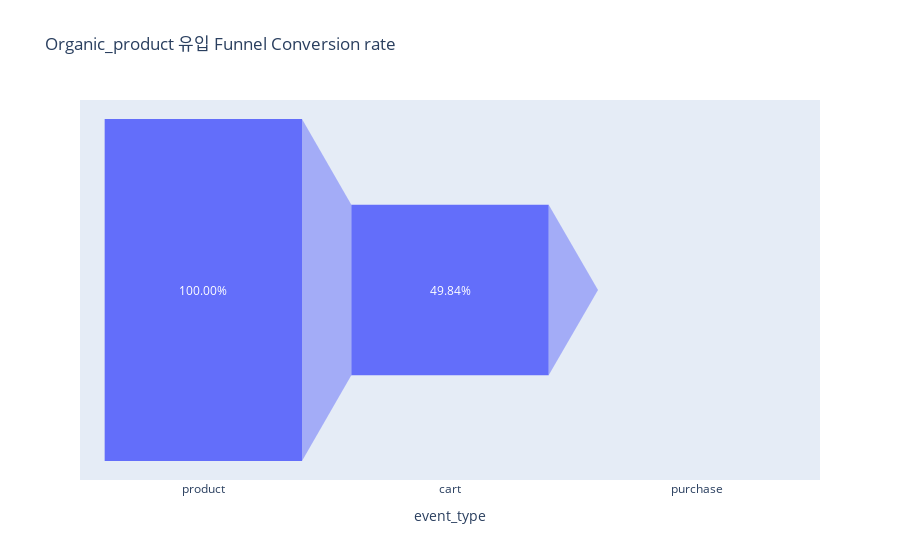

Here is the notebook cell this chart was saved with:
### Code cell
fig = px.funnel(data_frame=funnel_organic_product, x='event_type', y='retain_rate', title='Organic_product 유입 Funnel Conversion rate')
fig.update_traces(texttemplate="%{value:,.2%}")
fig.show()

### Figure 1 — Plotly figure (JSON) as saved in the notebook; plotly's stock layout.template omitted (floating-point values rounded to 4 significant figures)
{"data": [{"hovertemplate": "event_type=%{x}<br>retain_rate=%{y}<extra></extra>", "legendgroup": "", "marker": {"color": "#636efa"}, "name": "", "orientation": "v", "showlegend": false, "texttemplate": "%{value:,.2%}", "type": "funnel", "x": ["product", "cart", "purchase"], "xaxis": "x", "y": [1, 0.4984, 0], "yaxis": "y"}], "layout": {"legend": {"tracegroupgap": 0}, "title": {"text": "Organic_product 유입 Funnel Conversion rate"}, "xaxis": {"anchor": "y", "domain": [0, 1], "title": {"text": "event_type"}}, "yaxis": {"anchor": "x", "domain": [0, 1], "title": {"text": "retain_rate"}}}}
